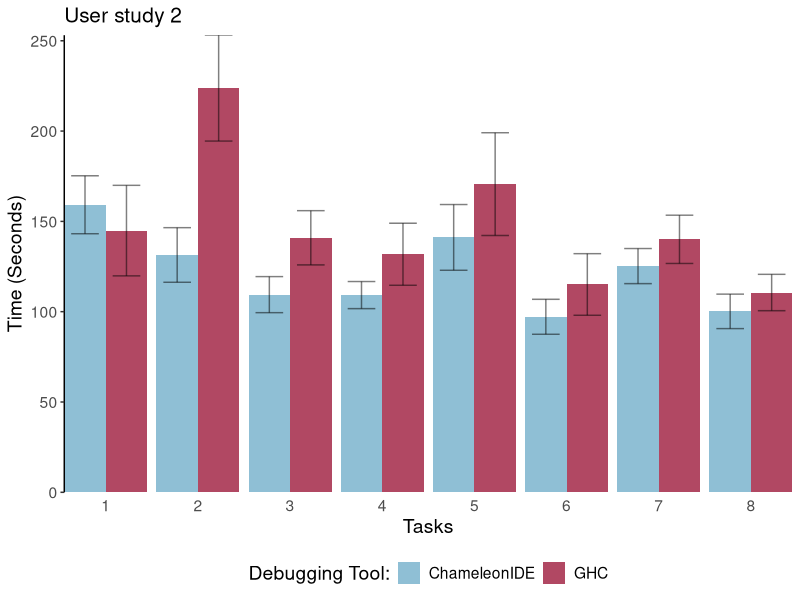
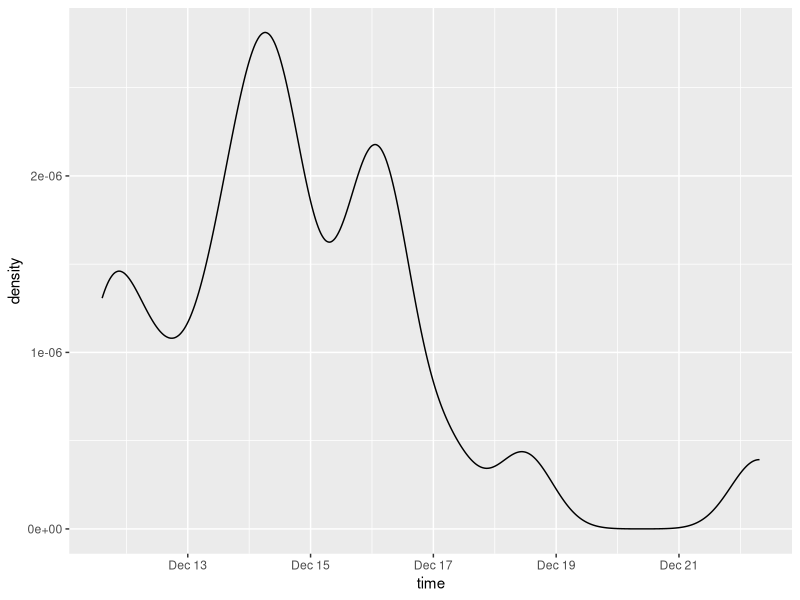
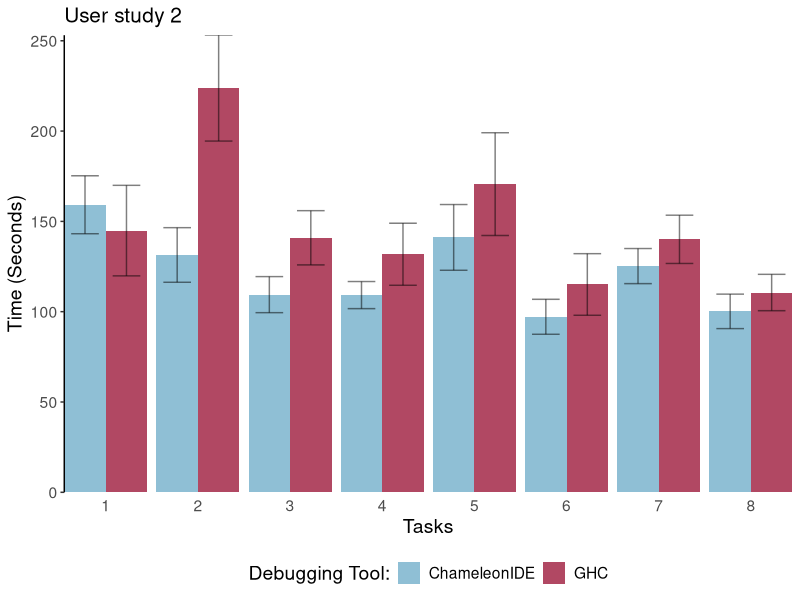

Source code (R) for these figures, in order:
## ---- chunk 1

library(tidyverse)
library(lubridate)
events <- read_csv("v1b-data.csv") %>%
  mutate(time = as_datetime(time), task = as.integer(task)) %>%
  arrange(time)
## ---- chunk 2
event_names <- events %>% distinct(event_name)

all_participants <- events %>%
  distinct(participant_id) %>%
  .$participant_id

completed <- events %>%
  filter(task == 8, event_name %in% c("complete", "skip")) %>%
  distinct(participant_id) %>%
  filter(! participant_id %in% c()) %>% 
  .$participant_id

starts <- events %>%
  filter(participant_id %in% completed) %>%
  filter(event_name == "start") %>%
  group_by(participant_id, task) %>%
  summarise(start_time = first(time))

ends <- events %>% 
  filter(participant_id %in% completed) %>%
  filter(event_name %in% c("complete", "skip")) %>%
  group_by(participant_id, task) %>%
  summarise(finish_time = last(time))

durations <- events %>%
  filter(participant_id %in% completed) %>%
  left_join(starts, by=c("participant_id", 'task')) %>%
  left_join(ends, by=c("participant_id", 'task')) %>%
  mutate(duration = as.numeric(finish_time - start_time))


durations |> group_by(task) |> summarise(
  avg_time=mean(duration),
  med_time= median(duration),
  min_time = min(duration),
  max_time=max(duration),
  sd_time = sd(duration))
  


attemps <- events %>%
  filter(participant_id %in% completed) %>% 
  filter(event_name == "attempts")
  
## ---- chunk 3

err_left <- function (n, m, s) {
  return (m - qt(0.975,df=n-1)*s/sqrt(n))
}

err_right <- function (n, m, s) {
  return (m + qt(0.975,df=n-1)*s/sqrt(n))
}

errors <- durations |>
  group_by(task, treatment) %>%
  summarise(
    l = err_left(n(), mean(duration), sd(duration)),
    m = mean(duration),
    u = err_right(n(), mean(duration), sd(duration))
  )

durations |>
  ggplot() +
  geom_bar(
    durations,
    mapping = aes(x = factor(task),
                  y = duration,
                  fill = treatment),
    position = "dodge",
    stat = "summary",
    fun = "mean"
  ) +
  geom_errorbar(
    data = errors,
    mapping = aes(
      x = factor(task),
      y = m,
      ymin = l,
      ymax = u,
      group = treatment
    ),
    position = position_dodge(0.9),
    alpha=0.5,
    width=0.6
  ) +
  labs(x = "Tasks", y = "Time (Seconds)", fill="Debugging Tool:", title="User study 2") + 
  scale_x_discrete(expand = c(0,0))  +
  scale_y_continuous(expand = c(0,0)) + 
  scale_fill_manual(
    values=c("#8fbfd5", "#b14863"),
    labels=\(inputs) map_chr(inputs, ~ ifelse(. == "Chameleon", "ChameleonIDE", "GHC"))
    ) +
  theme_bw() +
  theme(
    panel.grid.major = element_blank(), 
    panel.grid.minor = element_blank(), 
    panel.border = element_blank(),
    axis.line.y = element_line(colour = "black"),
    axis.ticks.x = element_blank(),
    legend.position = "bottom",
    plot.title = element_text(size = 15),
    axis.title = element_text(size = 14),
    text = element_text(size = 14)
    )

ggsave("r2-data.pdf", device = "pdf", plot = last_plot(), units ="mm", width = 210)

  
## ---- chunk 4
d = durations |>
  select(participant_id, treatment, duration) |>
  group_by(participant_id, treatment) |> 
  summarise(duration=mean(duration)) |>
  pivot_wider(names_from = treatment, values_from = duration)
  
  
r <- wilcox.test(d$Chameleon, d$Ghc, paired=TRUE)
r
## ---- chunk 5
one.way <- aov(duration ~ treatment, durations)
summary(one.way)
## ---- chunk 6
events |> 
  group_by(participant_id) |>
  summarise(runtime = max(time) - min(time)) |>
  summarise(
    mean_runtime = mean(runtime),
    median_runtime = median(runtime)
    )
## ---- chunk 7
events |>
  ggplot(mapping=aes(x=time)) +
  geom_density()
  
  
